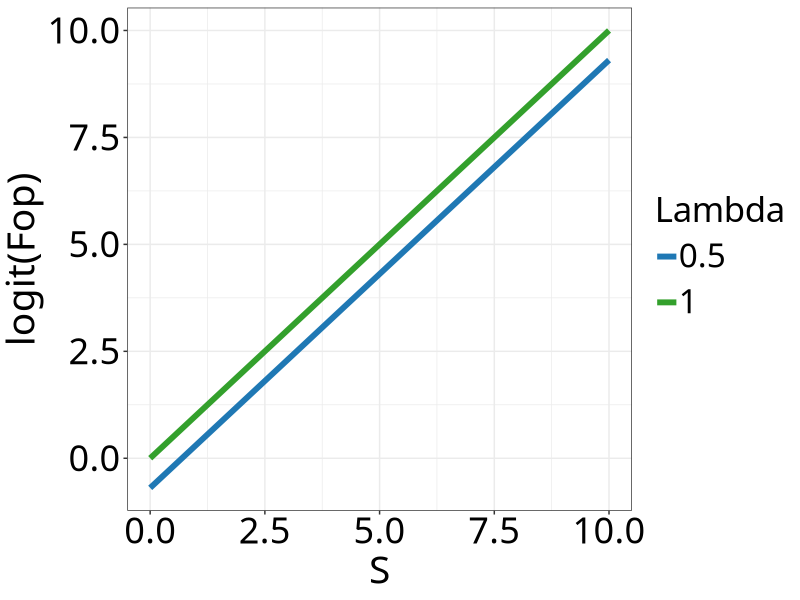
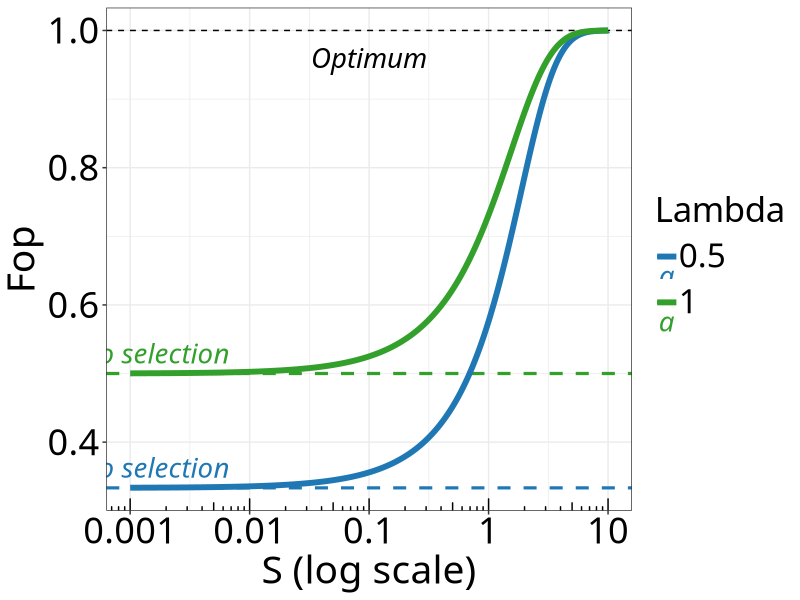
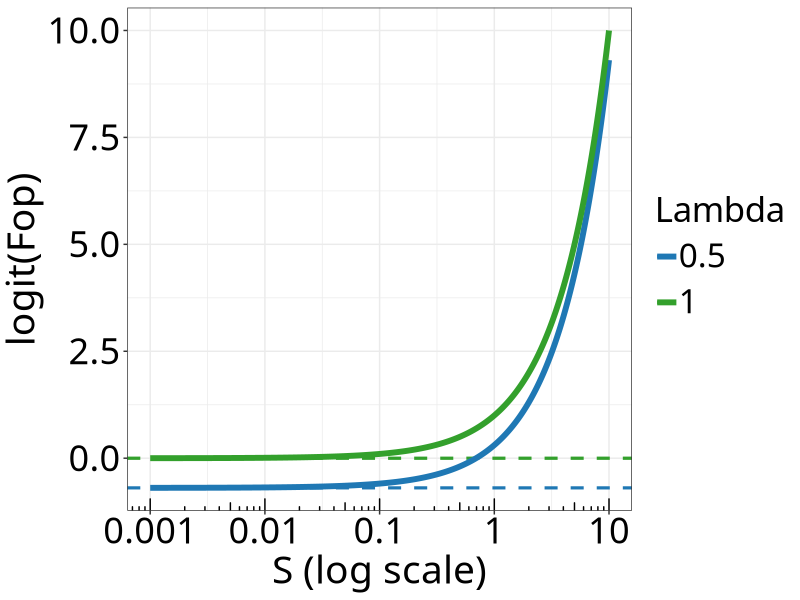

These figures' R source, in order:

library(ggplot2)
library(RColorBrewer)
set_color = brewer.pal(8, 'Paired')
set_color = append(set_color,c("#fdfd99","#e2cc1a"))

logit <- function(x){log(x/(1-x))}

S =  seq(0.001,10,0.001)
lambda = 1
dt = data.frame(S ,
                Fop = lambda/(lambda - (1-exp(-S))/(1-exp(S))),
                lambda ,
                Fop0 =  lambda/(lambda +1))

lambda = 1/2
dt = rbind(dt, data.frame(S ,
                          Fop = lambda/(lambda - (1-exp(-S))/(1-exp(S))),
                          lambda ,
                          Fop0 =  lambda/(lambda +1))
)


ggplot(dt,aes(x=S,y=logit( Fop ),col=as.character(lambda)))  + geom_line(size=2)+
  theme_bw() + theme(
    axis.title.x = element_text(color="black", size=28,family="economica"),
    axis.title.y = element_text(color="black", size=28, family="economica"),
    axis.text.y =  element_text(color="black", size=26, family="economica"),
    axis.text.x =  element_text(color="black", size=26, family="economica"),
    title =  element_text(color="black", size=25, family="economica"),
    text =  element_text(color="black", size=31, family="economica"),
    legend.text =  element_text(color="black", size=24, family="economica",vjust = 1.5,margin = margin(t = 10)),
    plot.caption = element_text(hjust = 0.35, face= "italic", size=20, family="economica"),
    plot.caption.position =  "plot"
  )+ scale_color_manual("Lambda",values=c("#1F78B4","#33A02C")) 

ggplot(dt,aes(x=S,y=Fop,col=as.character(lambda)))  + geom_hline(aes(yintercept=Fop0,col=as.character(lambda)),size=1.1,linetype='dashed') +
  geom_hline(aes(yintercept=1),linetype='dashed') + geom_line(size=2)+
  theme_bw() + theme(
    axis.title.x = element_text(color="black", size=28,family="economica"),
    axis.title.y = element_text(color="black", size=28, family="economica"),
    axis.text.y =  element_text(color="black", size=26, family="economica"),
    axis.text.x =  element_text(color="black", size=26, family="economica"),
    title =  element_text(color="black", size=25, family="economica"),
    text =  element_text(color="black", size=31, family="economica"),
    legend.text =  element_text(color="black", size=24, family="economica",vjust = 1.5,margin = margin(t = 10)),
    plot.caption = element_text(hjust = 0.35, face= "italic", size=20, family="economica"),
    plot.caption.position =  "plot"
  )+ scale_color_manual("Lambda",values=c("#1F78B4","#33A02C")) +
  scale_x_log10(breaks=c(0.001,0.01,0.1,1,10,100,1000,10000),labels=c(0.001,0.01,0.1,1,10,100,1000,10000)) + 
  annotation_logticks(sides="b") + xlab("S (log scale)") + geom_text(data=data.frame(a=1),label="Optimum",x=-1,y=0.96,color="black",
                                                                     fontface= "italic", size=7, family="economica")+
  geom_text(data=dt[!duplicated(dt$lambda),],aes(label="No selection",y=Fop0,col=as.character(lambda)),vjust=-.5 ,x=-2.8,
            fontface= "italic", size=7, family="economica")


ggplot(dt,aes(x=S,y=logit(Fop),col=as.character(lambda)))  +
  geom_hline(aes(yintercept=logit(Fop0),col=as.character(lambda)),size=1.1,linetype='dashed') +geom_line(size=2)+
  theme_bw() + theme(
    axis.title.x = element_text(color="black", size=28,family="economica"),
    axis.title.y = element_text(color="black", size=28, family="economica"),
    axis.text.y =  element_text(color="black", size=26, family="economica"),
    axis.text.x =  element_text(color="black", size=26, family="economica"),
    title =  element_text(color="black", size=25, family="economica"),
    text =  element_text(color="black", size=31, family="economica"),
    legend.text =  element_text(color="black", size=24, family="economica",vjust = 1.5,margin = margin(t = 10)),
    plot.caption = element_text(hjust = 0.35, face= "italic", size=20, family="economica"),
    plot.caption.position =  "plot"
  )+ scale_color_manual("Lambda",values=c("#1F78B4","#33A02C")) +
  scale_x_log10(breaks=c(0.001,0.01,0.1,1,10,100,1000,10000),labels=c(0.001,0.01,0.1,1,10,100,1000,10000)) + 
  annotation_logticks(sides="b") + xlab("S (log scale)") 
